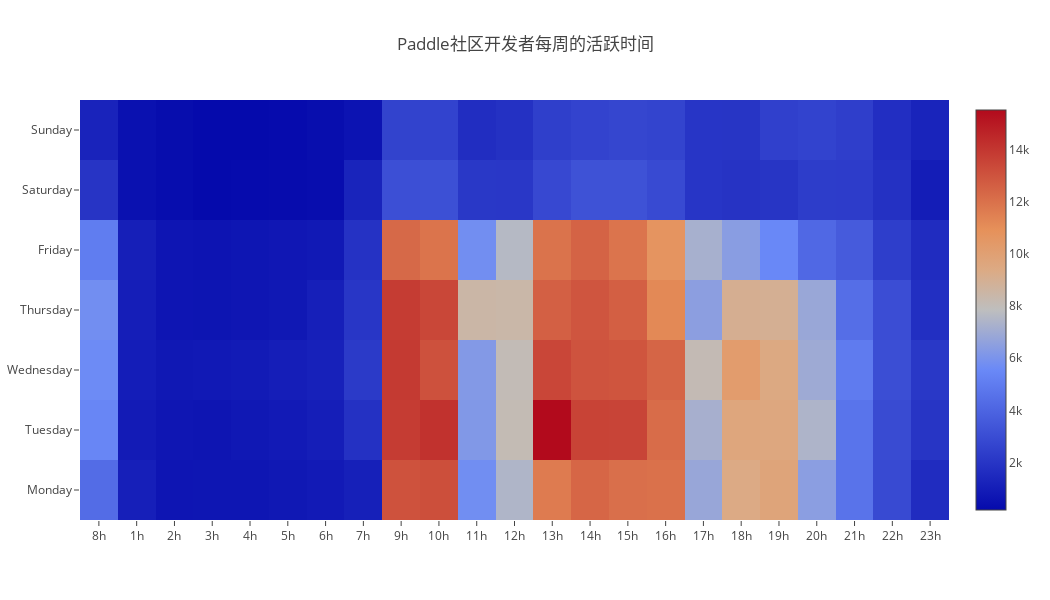

The code cell stored with this chart in its notebook:
### Markdown cell above
我们将所有的数据按照月进行分组统计，可以看到Paddle社区在2、7、10月份有明显的下降，而在7-9、10-12有明显的上升趋势

### Code cell
//统计社区开发者每周的活跃时间
query(    
    `select toDayOfWeek(created_at) as week,(toHour(created_at)+7)%24 as hour,count() as times
     from github_log.events
     --where type='IssuesEvent'
     group by week,hour
     order by week,hour
    `
).then(data => {
    var week=[],hour= [],time=[],temp=[];
    var t = 0;
    data.forEach(d => {
        if(t == 24)
        {
            time.push(temp);
            temp=[];
            t = 0;
        }
        week.push(d.week);
        hour.push(d.hour);
        temp.push(d.times);
        t++
    });
    time.push(temp);
    //console.log(time);

openDigger.render.plotly([
    {z: time,
     x: ['8h', '1h', '2h','3h','4h','5h','6h','7h','8h','9h','10h','11h','12h','13h','14h','15h','16h','17h','18h','19h','20h','21h','22h','23h'],
     y: ['Monday', 'Tuesday', 'Wednesday', 'Thursday', 'Friday','Saturday','Sunday'],
     type: 'heatmap',
     hoverongaps: false
    }], 
    {
        title: 'Paddle社区开发者每周的活跃时间',
        xaxis: {type: 'category'},
        height: 600,
        width:1050,
    });
});

### Figure 1 — Plotly figure (JSON) as saved in the notebook; plotly's stock layout.template omitted (floating-point values rounded to 4 significant figures; data arrays with more than 128 entries replaced by an {"elided": "..."} marker saying what was removed)
{"data": [{"hoverongaps": false, "type": "heatmap", "x": ["8h", "1h", "2h", "3h", "4h", "5h", "6h", "7h", "8h", "9h", "10h", "11h", "12h", "13h", "14h", "15h", "16h", "17h", "18h", "19h", "20h", "21h", "22h", "23h"], "y": ["Monday", "Tuesday", "Wednesday", "Thursday", "Friday", "Saturday", "Sunday"], "z": {"elided": "7x24 str values"}}], "layout": {"height": 600, "title": {"text": "Paddle社区开发者每周的活跃时间"}, "width": 1050, "xaxis": {"autorange": true, "range": [-0.5, 22.5], "type": "category"}, "yaxis": {"autorange": true, "range": [-0.5, 6.5], "type": "category"}}}
